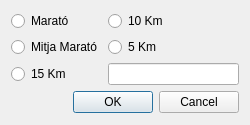
<?xml version="1.0" encoding="UTF-8"?>
<ui version="4.0">
 <class>DistanciaDialog</class>
 <widget class="QDialog" name="DistanciaDialog">
  <property name="geometry">
   <rect>
    <x>0</x>
    <y>0</y>
    <width>250</width>
    <height>125</height>
   </rect>
  </property>
  <property name="windowTitle">
   <string>Dialog</string>
  </property>
  <layout class="QGridLayout" name="gridLayout_2">
   <item row="0" column="0">
    <layout class="QGridLayout" name="gridLayout">
     <item row="0" column="0">
      <widget class="QRadioButton" name="radioButton">
       <property name="text">
        <string>Marató</string>
       </property>
      </widget>
     </item>
     <item row="0" column="1">
      <widget class="QRadioButton" name="radioButton_4">
       <property name="text">
        <string>10 Km</string>
       </property>
      </widget>
     </item>
     <item row="1" column="0">
      <widget class="QRadioButton" name="radioButton_2">
       <property name="text">
        <string>Mitja Marató</string>
       </property>
      </widget>
     </item>
     <item row="1" column="1">
      <widget class="QRadioButton" name="radioButton_5">
       <property name="text">
        <string>5 Km</string>
       </property>
      </widget>
     </item>
     <item row="2" column="0">
      <widget class="QRadioButton" name="radioButton_3">
       <property name="text">
        <string>15 Km</string>
       </property>
      </widget>
     </item>
     <item row="2" column="1">
      <widget class="QLineEdit" name="lineEdit">
       <property name="toolTip">
        <string extracomment="En metres"/>
       </property>
       <property name="alignment">
        <set>Qt::AlignCenter</set>
       </property>
      </widget>
     </item>
     <item row="3" column="0" colspan="2">
      <widget class="QDialogButtonBox" name="buttonBox">
       <property name="orientation">
        <enum>Qt::Horizontal</enum>
       </property>
       <property name="standardButtons">
        <set>QDialogButtonBox::Cancel|QDialogButtonBox::Ok</set>
       </property>
      </widget>
     </item>
    </layout>
   </item>
  </layout>
 </widget>
 <resources/>
 <connections>
  <connection>
   <sender>buttonBox</sender>
   <signal>accepted()</signal>
   <receiver>DistanciaDialog</receiver>
   <slot>accept()</slot>
   <hints>
    <hint type="sourcelabel">
     <x>248</x>
     <y>254</y>
    </hint>
    <hint type="destinationlabel">
     <x>157</x>
     <y>274</y>
    </hint>
   </hints>
  </connection>
  <connection>
   <sender>buttonBox</sender>
   <signal>rejected()</signal>
   <receiver>DistanciaDialog</receiver>
   <slot>reject()</slot>
   <hints>
    <hint type="sourcelabel">
     <x>316</x>
     <y>260</y>
    </hint>
    <hint type="destinationlabel">
     <x>286</x>
     <y>274</y>
    </hint>
   </hints>
  </connection>
 </connections>
</ui>
